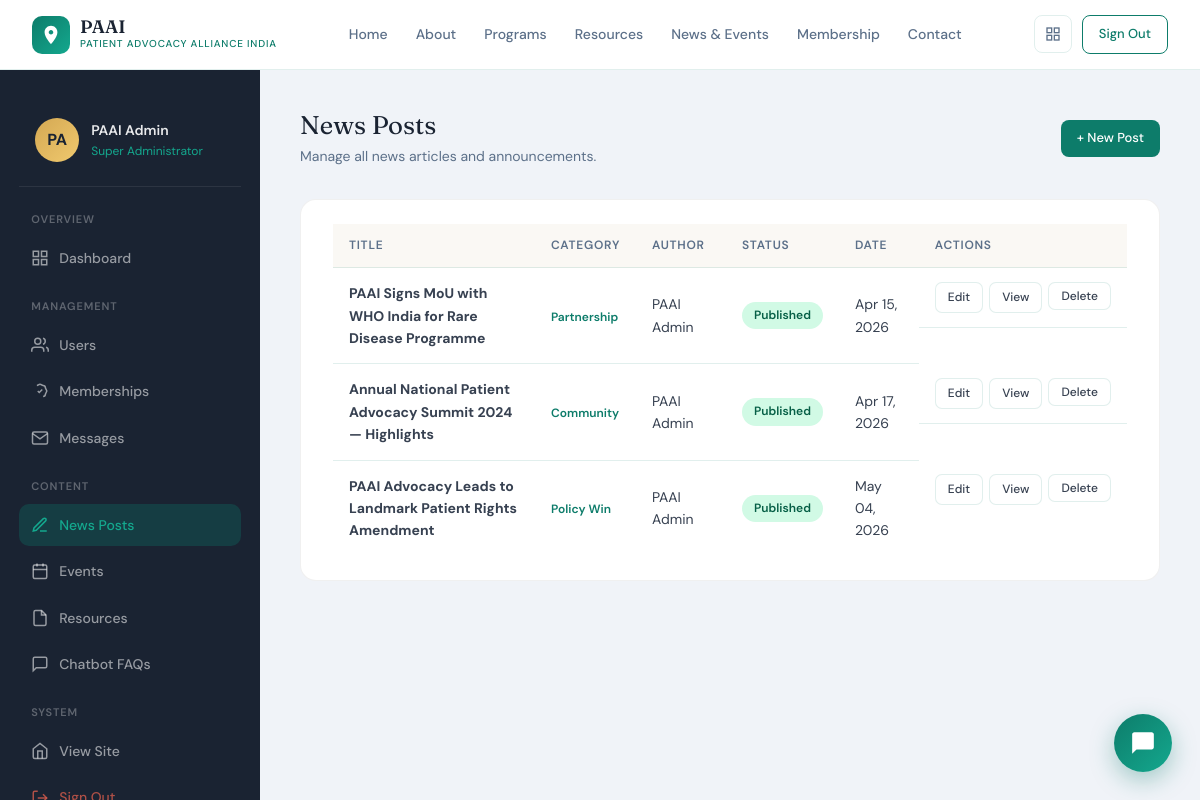
The page /admin/news (signed in) on the database its author committed.
### app/models/__init__.py (models this page shows, shortened)
class User(UserMixin, db.Model):
    __tablename__ = 'users'
    id            = db.Column(db.Integer, primary_key=True)
    full_name     = db.Column(db.String(120), nullable=False)
    email         = db.Column(db.String(150), unique=True, nullable=False, index=True)
    phone         = db.Column(db.String(20))
    password_hash = db.Column(db.String(256), nullable=False)
    role          = db.Column(db.String(20), default='user')
    is_active     = db.Column(db.Boolean, default=True)
    city          = db.Column(db.String(80))
    state         = db.Column(db.String(80))
    profile_pic   = db.Column(db.String(256), default='default_avatar.png')
    created_at    = db.Column(db.DateTime, default=datetime.utcnow)
    last_login    = db.Column(db.DateTime)
    membership = db.relationship(
        'MembershipApplication',
        foreign_keys='MembershipApplication.user_id',
        backref='user',
        uselist=False
    )
    saved_resources = db.relationship('SavedResource', backref='user', lazy='dynamic')
    event_regs      = db.relationship('EventRegistration', backref='user', lazy='dynamic')
    notifications   = db.relationship('Notification', backref='user', lazy='dynamic')
    chat_sessions   = db.relationship('ChatSession', backref='user', lazy='dynamic')
    def get_initials(self):
        parts = self.full_name.strip().split()
        return (parts[0][0] + (parts[-1][0] if len(parts) > 1 else '')).upper()

class NewsPost(db.Model):
    __tablename__ = 'news_posts'
    id           = db.Column(db.Integer, primary_key=True)
    title        = db.Column(db.String(250), nullable=False)
    slug         = db.Column(db.String(280), unique=True, nullable=False)
    category     = db.Column(db.String(60))
    excerpt      = db.Column(db.String(500))
    content      = db.Column(db.Text, nullable=False)
    cover_image  = db.Column(db.String(256))
    author_id    = db.Column(db.Integer, db.ForeignKey('users.id'))
    is_published = db.Column(db.Boolean, default=False)
    published_at = db.Column(db.DateTime)
    created_at   = db.Column(db.DateTime, default=datetime.utcnow)
    updated_at   = db.Column(db.DateTime, onupdate=datetime.utcnow)
    author = db.relationship('User', foreign_keys=[author_id])

### app/routes/admin.py (the view)
@admin_bp.route('/news')
@admin_required
def news_list():
    posts = NewsPost.query.order_by(NewsPost.created_at.desc()).all()
    return render_template('admin/news_list.html', posts=posts)

### app/models/__init__.py (called while the page is built)
@login_manager.user_loader
def load_user(user_id):
    return User.query.get(int(user_id))

### app/routes/admin.py (called while the page is built)
def admin_required(f):
    @wraps(f)
    @login_required
    def decorated(*args, **kwargs):
        if current_user.role != 'admin':
            flash('Admin access required.', 'danger')
            return redirect(url_for('public.home'))
        return f(*args, **kwargs)
    return decorated

### app/templates/admin/news_list.html (shortened to what this page needs)
{% extends "admin/base_admin.html" %}
{% block admin_content %}
<div class="admin-header">
  <div><h1>News Posts</h1><p>Manage all news articles and announcements.</p></div>
  <a class="btn btn-primary btn-sm" href="{{ url_for('admin.news_create') }}">+ New Post</a>
</div>
<div class="admin-card">
  {% if posts %}
  <table class="data-table">
    <thead><tr><th>Title</th><th>Category</th><th>Author</th><th>Status</th><th>Date</th><th>Actions</th></tr></thead>
    <tbody>
      {% for post in posts %}
      <tr>
        <td><strong>{{ post.title | truncate(60) }}</strong></td>
        <td><span style="font-size:12px;color:var(--teal);font-weight:600">{{ post.category }}</span></td>
        <td>{{ post.author.full_name if post.author else '—' }}</td>
        <td><span class="status-badge {{ 'status-approved' if post.is_published else 'status-pending' }}">{{ 'Published' if post.is_published else 'Draft' }}</span></td>
        <td>{{ post.published_at.strftime('%b %d, %Y') if post.published_at else post.created_at.strftime('%b %d, %Y') }}</td>
        <td style="display:flex;gap:6px">
          <a class="action-btn" href="{{ url_for('admin.news_edit', post_id=post.id) }}">Edit</a>
          <a class="action-btn" href="{{ url_for('public.news_detail', slug=post.slug) }}" target="_blank">View</a>
          <form method="POST" action="{{ url_for('admin.news_delete', post_id=post.id) }}" style="display:inline" onsubmit="return confirm('Delete this post?')">
            <button class="action-btn danger" type="submit">Delete</button>
          </form>
        </td>
      </tr>
      {% endfor %}
    </tbody>
  </table>
  {% else %}
  <div style="text-align:center;padding:3rem;color:var(--slate-light)">No news posts yet. <a href="{{ url_for('admin.news_create') }}" style="color:var(--teal)">Create the first one →</a></div>
  {% endif %}
</div>
{% endblock %}

### app/templates/admin/base_admin.html (shortened to what this page needs)
{% extends "base.html" %}
{% block content %}
<div class="admin-layout">
  <aside class="admin-sidebar">
    <div class="sidebar-user">
      <div class="u-avatar">{{ current_user.get_initials() }}</div>
      <div>
        <div class="u-name">{{ current_user.full_name }}</div>
        <div class="u-role">Super Administrator</div>
      </div>
    </div>
    <div class="sec-label">Overview</div>
    <ul class="nav-list">
      <li><a class="nav-item {{ 'active' if request.endpoint == 'admin.dashboard' }}" href="{{ url_for('admin.dashboard') }}"><svg viewBox="0 0 24 24"><rect x="3" y="3" width="7" height="7"/><rect x="14" y="3" width="7" height="7"/><rect x="14" y="14" width="7" height="7"/><rect x="3" y="14" width="7" height="7"/></svg>Dashboard</a></li>
    </ul>
    <div class="sec-label">Management</div>
    <ul class="nav-list">
      <li><a class="nav-item {{ 'active' if 'users' in request.endpoint }}" href="{{ url_for('admin.users') }}"><svg viewBox="0 0 24 24"><path d="M17 21v-2a4 4 0 0 0-4-4H5a4 4 0 0 0-4 4v2"/><circle cx="9" cy="7" r="4"/><path d="M23 21v-2a4 4 0 0 0-3-3.87M16 3.13a4 4 0 0 1 0 7.75"/></svg>Users</a></li>
      <li><a class="nav-item {{ 'active' if 'membership' in request.endpoint }}" href="{{ url_for('admin.memberships') }}"><svg viewBox="0 0 24 24"><path d="M9 12l2 2 4-4M7.835 4.697a3.42 3.42 0 0 0 1.946-.806 3.42 3.42 0 0 1 4.438 0 3.42 3.42 0 0 0 1.946.806 3.42 3.42 0 0 1 3.138 3.138 3.42 3.42 0 0 0 .806 1.946 3.42 3.42 0 0 1 0 4.438 3.42 3.42 0 0 0-.806 1.946 3.42 3.42 0 0 1-3.138 3.138"/></svg>Memberships</a></li>
      <li><a class="nav-item {{ 'active' if 'messages' in request.endpoint }}" href="{{ url_for('admin.messages') }}"><svg viewBox="0 0 24 24"><path d="M4 4h16c1.1 0 2 .9 2 2v12c0 1.1-.9 2-2 2H4c-1.1 0-2-.9-2-2V6c0-1.1.9-2 2-2z"/><polyline points="22,6 12,13 2,6"/></svg>Messages</a></li>
    </ul>
    <div class="sec-label">Content</div>
    <ul class="nav-list">
      <li><a class="nav-item {{ 'active' if 'news' in request.endpoint }}" href="{{ url_for('admin.news_list') }}"><svg viewBox="0 0 24 24"><path d="M12 20h9M16.5 3.5a2.121 2.121 0 0 1 3 3L7 19l-4 1 1-4L16.5 3.5z"/></svg>News Posts</a></li>
      <li><a class="nav-item {{ 'active' if 'event' in request.endpoint }}" href="{{ url_for('admin.events_list') }}"><svg viewBox="0 0 24 24"><rect x="3" y="4" width="18" height="18" rx="2" ry="2"/><line x1="16" y1="2" x2="16" y2="6"/><line x1="8" y1="2" x2="8" y2="6"/><line x1="3" y1="10" x2="21" y2="10"/></svg>Events</a></li>
      <li><a class="nav-item {{ 'active' if 'resource' in request.endpoint }}" href="{{ url_for('admin.resources_list') }}"><svg viewBox="0 0 24 24"><path d="M14 2H6a2 2 0 0 0-2 2v16a2 2 0 0 0 2 2h12a2 2 0 0 0 2-2V8z"/><polyline points="14,2 14,8 20,8"/></svg>Resources</a></li>
      <li><a class="nav-item {{ 'active' if 'faq' in request.endpoint }}" href="{{ url_for('admin.faqs_list') }}"><svg viewBox="0 0 24 24"><path d="M21 15a2 2 0 0 1-2 2H7l-4 4V5a2 2 0 0 1 2-2h14a2 2 0 0 1 2 2z"/></svg>Chatbot FAQs</a></li>
    </ul>
    <div class="sec-label">System</div>
    <ul class="nav-list">
      <li><a class="nav-item" href="{{ url_for('public.home') }}"><svg viewBox="0 0 24 24"><path d="M3 9l9-7 9 7v11a2 2 0 0 1-2 2H5a2 2 0 0 1-2-2z"/><polyline points="9,22 9,12 15,12 15,22"/></svg>View Site</a></li>
      <li><a class="nav-item danger" href="{{ url_for('auth.logout') }}"><svg viewBox="0 0 24 24"><path d="M9 21H5a2 2 0 0 1-2-2V5a2 2 0 0 1 2-2h4"/><polyline points="16,17 21,12 16,7"/><line x1="21" y1="12" x2="9" y2="12"/></svg>Sign Out</a></li>
    </ul>
  </aside>
  <main class="admin-main">
    {% block admin_content %}{% endblock %}
  </main>
</div>
{% endblock %}

### app/static/css/main.css (style rules this page uses)
:root { --teal: #0d7c6a; --teal-light: #14a88e; --teal-pale: #e0f4f0; --teal-dark: #085a4d; --gold: #d4a853; --gold-light: #f0c96e; --cream: #faf8f4; --slate: #1a2332; --slate-mid: #2d3f55; --slate-light: #5c7089; --text-body: #374151; --border: rgba(13,124,106,0.12); --danger: #c0392b; --success: #1a7a5e; --warning: #d97706; --shadow-sm: 0 2px 8px rgba(0,0,0,0.06); --shadow-md: 0 8px 25px rgba(0,0,0,0.10); --shadow-lg: 0 20px 50px rgba(13,124,106,0.12); }
*, *::before, *::after { box-sizing: border-box; margin: 0; padding: 0; }
html { scroll-behavior: smooth; font-size: 16px; }
body { font-family: 'DM Sans', -apple-system, sans-serif; color: var(--text-body); background: #fff; line-height: 1.6; -webkit-font-smoothing: antialiased; }
h1, h2, h3, h4 { font-family: 'Fraunces', Georgia, serif; color: var(--slate); line-height: 1.2; }
a { transition: color 0.2s; }

### app/templates/base.html (style rules this page uses)
*,*::before,*::after { box-sizing:border-box;margin:0;padding:0 }
html { scroll-behavior:smooth }
body { font-family:'DM Sans',sans-serif;color:#374151;background:#fff;overflow-x:hidden;-webkit-font-smoothing:antialiased }
h1,h2,h3,h4 { font-family:'Fraunces',serif }
:root { --teal:#0d7c6a;--teal-light:#14a88e;--teal-pale:#e0f4f0;--teal-dark:#085a4d;--gold:#d4a853;--gold-light:#f0c96e;--cream:#faf8f4;--slate:#1a2332;--slate-mid:#2d3f55;--slate-light:#5c7089;--border:rgba(13,124,106,0.12) }
.btn { display:inline-flex;align-items:center;gap:8px;cursor:pointer;border:none;border-radius:10px;font-family:'DM Sans',sans-serif;font-weight:500;font-size:15px;transition:all .2s;text-decoration:none;padding:12px 24px }
.btn-primary { background:var(--teal);color:white }
.btn-sm { padding:8px 16px;font-size:13px;border-radius:8px }
.status-badge { display:inline-block;padding:4px 12px;border-radius:100px;font-size:12px;font-weight:600 }
.status-approved { background:#d1fae5;color:#065f46 }

### rows shown on the page
User: get_initials "PA", full_name "PAAI Admin"
NewsPost: title "PAAI Signs MoU with WHO India for Rare Disease Programme", category "Partnership", author "PAAI Admin", is_published "Published", published_at "Apr 15, 2026"
NewsPost: title "Annual National Patient Advocacy Summit 2024 — Highlights", category "Community", author "PAAI Admin", is_published "Published", published_at "Apr 17, 2026"
NewsPost: title "PAAI Advocacy Leads to Landmark Patient Rights Amendment", category "Policy Win", author "PAAI Admin", is_published "Published", published_at "May 04, 2026"
